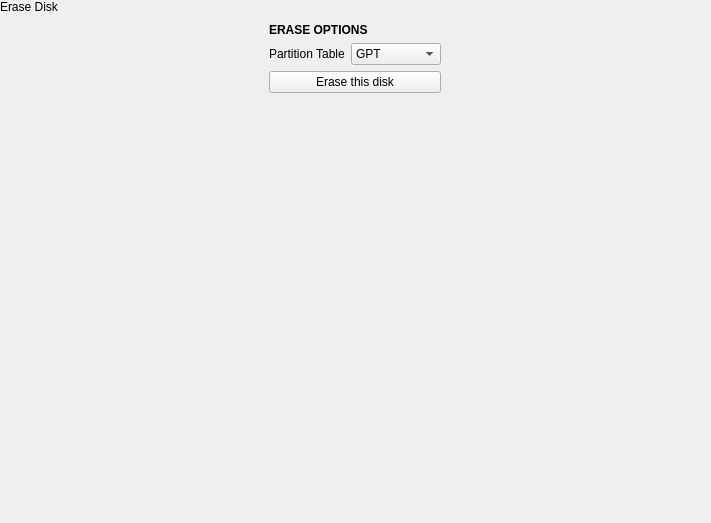
<?xml version="1.0" encoding="UTF-8"?>
<ui version="4.0">
 <class>ErasePartitionTablePopover</class>
 <widget class="QWidget" name="ErasePartitionTablePopover">
  <property name="geometry">
   <rect>
    <x>0</x>
    <y>0</y>
    <width>711</width>
    <height>523</height>
   </rect>
  </property>
  <property name="windowTitle">
   <string notr="true">Form</string>
  </property>
  <layout class="QVBoxLayout" name="verticalLayout">
   <property name="spacing">
    <number>0</number>
   </property>
   <property name="leftMargin">
    <number>0</number>
   </property>
   <property name="topMargin">
    <number>0</number>
   </property>
   <property name="rightMargin">
    <number>0</number>
   </property>
   <property name="bottomMargin">
    <number>0</number>
   </property>
   <item>
    <widget class="tStackedWidget" name="stackedWidget">
     <property name="currentIndex">
      <number>0</number>
     </property>
     <widget class="QWidget" name="page">
      <layout class="QVBoxLayout" name="verticalLayout_2">
       <property name="spacing">
        <number>0</number>
       </property>
       <property name="leftMargin">
        <number>0</number>
       </property>
       <property name="topMargin">
        <number>0</number>
       </property>
       <property name="rightMargin">
        <number>0</number>
       </property>
       <property name="bottomMargin">
        <number>0</number>
       </property>
       <item>
        <widget class="tTitleLabel" name="titleLabel">
         <property name="text">
          <string>Erase Disk</string>
         </property>
        </widget>
       </item>
       <item alignment="Qt::AlignHCenter">
        <widget class="QWidget" name="optionsWidget" native="true">
         <layout class="QGridLayout" name="gridLayout">
          <item row="0" column="0" colspan="2">
           <widget class="QLabel" name="label">
            <property name="font">
             <font>
              <bold>true</bold>
             </font>
            </property>
            <property name="text">
             <string>ERASE OPTIONS</string>
            </property>
           </widget>
          </item>
          <item row="1" column="0">
           <widget class="QLabel" name="label_2">
            <property name="text">
             <string>Partition Table</string>
            </property>
           </widget>
          </item>
          <item row="1" column="1">
           <widget class="QComboBox" name="partitionTableBox">
            <property name="sizePolicy">
             <sizepolicy hsizetype="Expanding" vsizetype="Fixed">
              <horstretch>0</horstretch>
              <verstretch>0</verstretch>
             </sizepolicy>
            </property>
            <item>
             <property name="text">
              <string>GPT</string>
             </property>
            </item>
            <item>
             <property name="text">
              <string>DOS/MBR</string>
             </property>
            </item>
            <item>
             <property name="text">
              <string>Erase Only</string>
             </property>
            </item>
           </widget>
          </item>
          <item row="2" column="0" colspan="2">
           <widget class="QPushButton" name="eraseButton">
            <property name="text">
             <string>Erase this disk</string>
            </property>
            <property name="icon">
             <iconset theme="media-harddisk-erase">
              <normaloff>.</normaloff>.</iconset>
            </property>
           </widget>
          </item>
         </layout>
        </widget>
       </item>
       <item>
        <spacer name="verticalSpacer">
         <property name="orientation">
          <enum>Qt::Vertical</enum>
         </property>
         <property name="sizeHint" stdset="0">
          <size>
           <width>20</width>
           <height>40</height>
          </size>
         </property>
        </spacer>
       </item>
      </layout>
     </widget>
     <widget class="QWidget" name="page_2">
      <layout class="QVBoxLayout" name="verticalLayout_3">
       <property name="spacing">
        <number>0</number>
       </property>
       <property name="leftMargin">
        <number>0</number>
       </property>
       <property name="topMargin">
        <number>0</number>
       </property>
       <property name="rightMargin">
        <number>0</number>
       </property>
       <property name="bottomMargin">
        <number>0</number>
       </property>
       <item>
        <widget class="tTitleLabel" name="titleLabel_2">
         <property name="text">
          <string>Erase Disk</string>
         </property>
        </widget>
       </item>
       <item alignment="Qt::AlignHCenter">
        <widget class="QWidget" name="eraseConfirmWidget" native="true">
         <layout class="QVBoxLayout" name="verticalLayout_4">
          <item>
           <widget class="QLabel" name="label_3">
            <property name="font">
             <font>
              <bold>true</bold>
             </font>
            </property>
            <property name="text">
             <string>THIS IS IT</string>
            </property>
           </widget>
          </item>
          <item>
           <widget class="QLabel" name="label_4">
            <property name="text">
             <string>There's no going back after this. Once the disk is erased, all the data on the disk is gone forever.</string>
            </property>
            <property name="wordWrap">
             <bool>true</bool>
            </property>
           </widget>
          </item>
          <item>
           <widget class="QPushButton" name="doEraseButton">
            <property name="text">
             <string>Erase this disk</string>
            </property>
            <property name="icon">
             <iconset theme="media-harddisk-erase">
              <normaloff>.</normaloff>.</iconset>
            </property>
           </widget>
          </item>
         </layout>
        </widget>
       </item>
       <item>
        <spacer name="verticalSpacer_2">
         <property name="orientation">
          <enum>Qt::Vertical</enum>
         </property>
         <property name="sizeHint" stdset="0">
          <size>
           <width>20</width>
           <height>414</height>
          </size>
         </property>
        </spacer>
       </item>
      </layout>
     </widget>
    </widget>
   </item>
  </layout>
 </widget>
 <customwidgets>
  <customwidget>
   <class>tTitleLabel</class>
   <extends>QLabel</extends>
   <header location="global">ttitlelabel.h</header>
   <slots>
    <signal>backButtonClicked()</signal>
   </slots>
  </customwidget>
  <customwidget>
   <class>tStackedWidget</class>
   <extends>QStackedWidget</extends>
   <header location="global">tstackedwidget.h</header>
   <container>1</container>
   <slots>
    <signal>switchingFrame(int)</signal>
   </slots>
  </customwidget>
 </customwidgets>
 <resources/>
 <connections/>
</ui>
